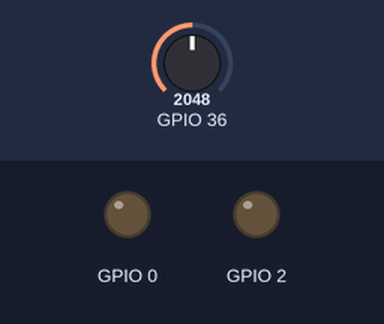
This sketch was run on a simulated ESP32. On the bench: output pins drawn as LEDs (lit = HIGH). Dashed ring = blinking. The test bench sets the inputs (shaded band); at power-on: GPIO 36 = 2048. What the sketch prints to the serial monitor is not drawn.

Above: at 1.2 s.
1.3 s: GPIO 36 set to 2970
2.8 s: GPIO 36 set to 3040
At 3.2 s:
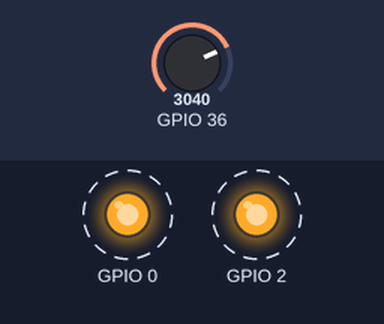
5.8 s: GPIO 36 set to 2960
At 6.9 s:
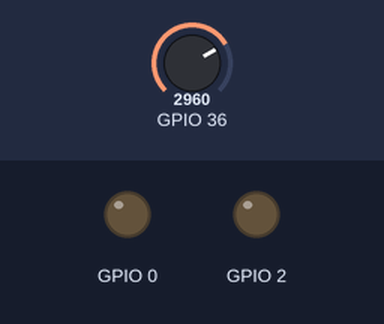
7.3 s: GPIO 36 set to 3603
At 7.7 s:
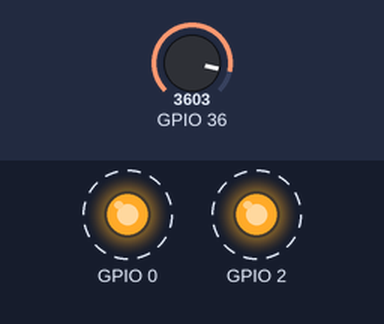
Timing chart, 0 to 11.3 s (numbered marks = the images above; inputs shaded):
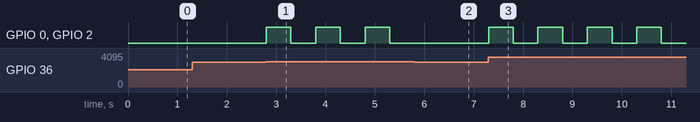

Measured:
- the behaviour switches between 3000 and 3001 on GPIO 36 (found by bisection; images 0 and 1)
- after the input at 2.8 s, GPIO 0, GPIO 2: alternates HIGH for 0.50 s and LOW for 0.50 s, starting at once
- after the input at 5.8 s, GPIO 0, GPIO 2: stays LOW (without the input it goes to HIGH after 0.00 s)
- after the input at 7.3 s, GPIO 0, GPIO 2: alternates HIGH for 0.50 s and LOW for 0.50 s, starting at once

The sketch:

Project_11_Light_Detection_Alarm_System.ino
```cpp
//**********************************************************************************
/*
 * 名称   : Light_Detection_Alarm_System
 * 功能   : 光敏传感器控制LED和蜂鸣器
 * 作者   : http://www.keyes-robot.com/
*/
int item = 0;
void setup() {
  Serial.begin(115200); //设置串口波特率为115200
  pinMode(36, INPUT);    //将光敏传感器连接到GPIO36上，并设置为输入模式
  pinMode(2, OUTPUT);  //将LED连接到GPIO2上，并设置为输出模式
  pinMode(0, OUTPUT); //将有源蜂鸣器连接到GPIO0上，并设置为输出模式
}

void loop() {
  item = analogRead(36);   //光敏传感器读取光照强度，将读取到模拟值赋予变量Item
  Serial.println(item);  //串口打印光敏传感器输出的模拟信号
  if (item > 3000) {  //模拟值大于3000
    digitalWrite(0, HIGH); //打开蜂鸣器
    digitalWrite(2, HIGH);  //打开LED
    delay(500);  //延迟 500ms
    digitalWrite(0, LOW);  //关闭蜂鸣器
    digitalWrite(2, LOW);  //关闭LED
    delay(500);  //延迟 500ms
  } else {  //否则，模拟值不大于3000
    digitalWrite(0, LOW); //关闭蜂鸣器
    digitalWrite(2, LOW);  //关闭LED
  }
}
//**********************************************************************************
```
